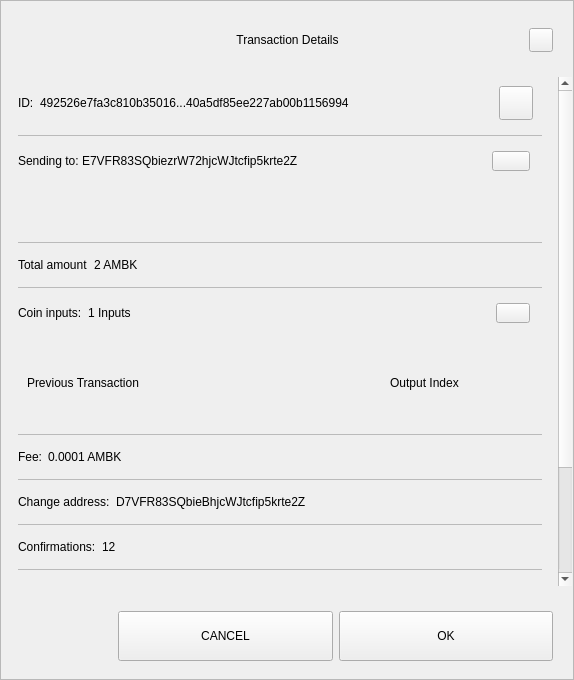
<?xml version="1.0" encoding="UTF-8"?>
<ui version="4.0">
 <class>TxDetailDialog</class>
 <widget class="QWidget" name="TxDetailDialog">
  <property name="geometry">
   <rect>
    <x>0</x>
    <y>0</y>
    <width>574</width>
    <height>680</height>
   </rect>
  </property>
  <property name="sizePolicy">
   <sizepolicy hsizetype="Preferred" vsizetype="Expanding">
    <horstretch>0</horstretch>
    <verstretch>0</verstretch>
   </sizepolicy>
  </property>
  <property name="minimumSize">
   <size>
    <width>574</width>
    <height>500</height>
   </size>
  </property>
  <property name="windowTitle">
   <string>Form</string>
  </property>
  <property name="styleSheet">
   <string notr="true"/>
  </property>
  <layout class="QVBoxLayout" name="verticalLayout_3">
   <property name="spacing">
    <number>0</number>
   </property>
   <property name="leftMargin">
    <number>0</number>
   </property>
   <property name="topMargin">
    <number>0</number>
   </property>
   <property name="rightMargin">
    <number>0</number>
   </property>
   <property name="bottomMargin">
    <number>0</number>
   </property>
   <item>
    <widget class="QFrame" name="frame">
     <property name="sizePolicy">
      <sizepolicy hsizetype="Preferred" vsizetype="Expanding">
       <horstretch>0</horstretch>
       <verstretch>0</verstretch>
      </sizepolicy>
     </property>
     <property name="styleSheet">
      <string notr="true"/>
     </property>
     <property name="frameShape">
      <enum>QFrame::StyledPanel</enum>
     </property>
     <property name="frameShadow">
      <enum>QFrame::Raised</enum>
     </property>
     <layout class="QVBoxLayout" name="verticalLayout">
      <property name="leftMargin">
       <number>0</number>
      </property>
      <property name="rightMargin">
       <number>0</number>
      </property>
      <item>
       <layout class="QHBoxLayout" name="horizontalLayout_3">
        <property name="spacing">
         <number>0</number>
        </property>
        <property name="leftMargin">
         <number>20</number>
        </property>
        <property name="topMargin">
         <number>10</number>
        </property>
        <property name="rightMargin">
         <number>20</number>
        </property>
        <item>
         <spacer name="horizontalSpacer_1">
          <property name="orientation">
           <enum>Qt::Horizontal</enum>
          </property>
          <property name="sizeHint" stdset="0">
           <size>
            <width>40</width>
            <height>20</height>
           </size>
          </property>
         </spacer>
        </item>
        <item>
         <widget class="QLabel" name="labelTitle">
          <property name="minimumSize">
           <size>
            <width>0</width>
            <height>40</height>
           </size>
          </property>
          <property name="maximumSize">
           <size>
            <width>16777215</width>
            <height>40</height>
           </size>
          </property>
          <property name="styleSheet">
           <string notr="true">padding-left:24px;</string>
          </property>
          <property name="text">
           <string>Transaction Details</string>
          </property>
          <property name="alignment">
           <set>Qt::AlignCenter</set>
          </property>
          <property name="margin">
           <number>7</number>
          </property>
         </widget>
        </item>
        <item>
         <spacer name="horizontalSpacer_2">
          <property name="orientation">
           <enum>Qt::Horizontal</enum>
          </property>
          <property name="sizeHint" stdset="0">
           <size>
            <width>40</width>
            <height>20</height>
           </size>
          </property>
         </spacer>
        </item>
        <item>
         <widget class="QPushButton" name="btnEsc">
          <property name="minimumSize">
           <size>
            <width>24</width>
            <height>24</height>
           </size>
          </property>
          <property name="maximumSize">
           <size>
            <width>24</width>
            <height>24</height>
           </size>
          </property>
          <property name="focusPolicy">
           <enum>Qt::NoFocus</enum>
          </property>
          <property name="text">
           <string/>
          </property>
         </widget>
        </item>
       </layout>
      </item>
      <item>
       <spacer name="verticalSpacer">
        <property name="orientation">
         <enum>Qt::Vertical</enum>
        </property>
        <property name="sizeType">
         <enum>QSizePolicy::Fixed</enum>
        </property>
        <property name="sizeHint" stdset="0">
         <size>
          <width>20</width>
          <height>10</height>
         </size>
        </property>
       </spacer>
      </item>
      <item>
       <widget class="QWidget" name="layoutScroll" native="true">
        <property name="minimumSize">
         <size>
          <width>0</width>
          <height>0</height>
         </size>
        </property>
        <layout class="QVBoxLayout" name="verticalLayout_4">
         <property name="leftMargin">
          <number>0</number>
         </property>
         <property name="topMargin">
          <number>0</number>
         </property>
         <property name="rightMargin">
          <number>0</number>
         </property>
         <item>
          <widget class="QScrollArea" name="scrollArea">
           <property name="styleSheet">
            <string notr="true">#scrollArea {
background:transparent;
}</string>
           </property>
           <property name="horizontalScrollBarPolicy">
            <enum>Qt::ScrollBarAlwaysOff</enum>
           </property>
           <property name="sizeAdjustPolicy">
            <enum>QAbstractScrollArea::AdjustIgnored</enum>
           </property>
           <property name="widgetResizable">
            <bool>true</bool>
           </property>
           <property name="alignment">
            <set>Qt::AlignLeading|Qt::AlignLeft|Qt::AlignTop</set>
           </property>
           <widget class="QWidget" name="scrollAreaWidgetContents">
            <property name="geometry">
             <rect>
              <x>0</x>
              <y>0</y>
              <width>556</width>
              <height>672</height>
             </rect>
            </property>
            <property name="autoFillBackground">
             <bool>false</bool>
            </property>
            <property name="styleSheet">
             <string notr="true">#scrollAreaWidgetContents {
background:transparent;
}</string>
            </property>
            <layout class="QVBoxLayout" name="verticalLayout_7">
             <property name="spacing">
              <number>0</number>
             </property>
             <property name="sizeConstraint">
              <enum>QLayout::SetDefaultConstraint</enum>
             </property>
             <property name="leftMargin">
              <number>0</number>
             </property>
             <property name="topMargin">
              <number>0</number>
             </property>
             <property name="rightMargin">
              <number>0</number>
             </property>
             <property name="bottomMargin">
              <number>0</number>
             </property>
             <item>
              <widget class="QWidget" name="content" native="true">
               <layout class="QVBoxLayout" name="verticalLayout_2">
                <property name="leftMargin">
                 <number>16</number>
                </property>
                <property name="topMargin">
                 <number>0</number>
                </property>
                <property name="rightMargin">
                 <number>16</number>
                </property>
                <item>
                 <widget class="QWidget" name="contentID" native="true">
                  <layout class="QHBoxLayout" name="horizontalLayout_12" stretch="0,1,0">
                   <property name="leftMargin">
                    <number>0</number>
                   </property>
                   <item>
                    <widget class="QLabel" name="labelId">
                     <property name="maximumSize">
                      <size>
                       <width>16777215</width>
                       <height>16777215</height>
                      </size>
                     </property>
                     <property name="text">
                      <string>ID:</string>
                     </property>
                    </widget>
                   </item>
                   <item>
                    <widget class="QLabel" name="textId">
                     <property name="text">
                      <string>492526e7fa3c810b35016...40a5df85ee227ab00b1156994</string>
                     </property>
                    </widget>
                   </item>
                   <item>
                    <widget class="QPushButton" name="pushCopy">
                     <property name="minimumSize">
                      <size>
                       <width>34</width>
                       <height>34</height>
                      </size>
                     </property>
                     <property name="maximumSize">
                      <size>
                       <width>34</width>
                       <height>34</height>
                      </size>
                     </property>
                     <property name="focusPolicy">
                      <enum>Qt::NoFocus</enum>
                     </property>
                     <property name="text">
                      <string/>
                     </property>
                     <property name="iconSize">
                      <size>
                       <width>24</width>
                       <height>24</height>
                      </size>
                     </property>
                    </widget>
                   </item>
                  </layout>
                 </widget>
                </item>
                <item>
                 <widget class="QLabel" name="labelDivider9">
                  <property name="maximumSize">
                   <size>
                    <width>16777215</width>
                    <height>1</height>
                   </size>
                  </property>
                  <property name="styleSheet">
                   <string notr="true">background-color:#bababa;</string>
                  </property>
                  <property name="text">
                   <string/>
                  </property>
                 </widget>
                </item>
                <item>
                 <widget class="QWidget" name="contentOutputs" native="true">
                  <layout class="QHBoxLayout" name="horizontalLayout_11" stretch="0,3,0">
                   <property name="spacing">
                    <number>0</number>
                   </property>
                   <property name="leftMargin">
                    <number>0</number>
                   </property>
                   <property name="rightMargin">
                    <number>12</number>
                   </property>
                   <item>
                    <widget class="QLabel" name="labelSend">
                     <property name="maximumSize">
                      <size>
                       <width>16777215</width>
                       <height>16777215</height>
                      </size>
                     </property>
                     <property name="text">
                      <string>Sending to: </string>
                     </property>
                    </widget>
                   </item>
                   <item>
                    <widget class="QLabel" name="textSend">
                     <property name="text">
                      <string>E7VFR83SQbiezrW72hjcWJtcfip5krte2Z </string>
                     </property>
                    </widget>
                   </item>
                   <item>
                    <widget class="QPushButton" name="pushOutputs">
                     <property name="minimumSize">
                      <size>
                       <width>34</width>
                       <height>20</height>
                      </size>
                     </property>
                     <property name="maximumSize">
                      <size>
                       <width>38</width>
                       <height>20</height>
                      </size>
                     </property>
                     <property name="focusPolicy">
                      <enum>Qt::NoFocus</enum>
                     </property>
                     <property name="styleSheet">
                      <string notr="true"/>
                     </property>
                     <property name="text">
                      <string/>
                     </property>
                    </widget>
                   </item>
                  </layout>
                 </widget>
                </item>
                <item>
                 <widget class="QScrollArea" name="outputsScrollArea">
                  <property name="minimumSize">
                   <size>
                    <width>0</width>
                    <height>50</height>
                   </size>
                  </property>
                  <property name="styleSheet">
                   <string notr="true">#outputsScrollArea {
background:transparent;
}</string>
                  </property>
                  <property name="widgetResizable">
                   <bool>true</bool>
                  </property>
                  <widget class="QWidget" name="container_outputs_base">
                   <property name="geometry">
                    <rect>
                     <x>0</x>
                     <y>0</y>
                     <width>522</width>
                     <height>48</height>
                    </rect>
                   </property>
                   <property name="styleSheet">
                    <string notr="true">#container_outputs_base {
background:transparent;
}</string>
                   </property>
                  </widget>
                 </widget>
                </item>
                <item>
                 <widget class="QLabel" name="labelDivider8">
                  <property name="maximumSize">
                   <size>
                    <width>16777215</width>
                    <height>1</height>
                   </size>
                  </property>
                  <property name="styleSheet">
                   <string notr="true">background-color:#bababa;</string>
                  </property>
                  <property name="text">
                   <string/>
                  </property>
                 </widget>
                </item>
                <item>
                 <widget class="QWidget" name="contentAmount" native="true">
                  <layout class="QHBoxLayout" name="horizontalLayout_4" stretch="0,1">
                   <property name="leftMargin">
                    <number>0</number>
                   </property>
                   <item>
                    <widget class="QLabel" name="labelAmount">
                     <property name="maximumSize">
                      <size>
                       <width>16777215</width>
                       <height>16777215</height>
                      </size>
                     </property>
                     <property name="text">
                      <string>Total amount</string>
                     </property>
                    </widget>
                   </item>
                   <item>
                    <widget class="QLabel" name="textAmount">
                     <property name="text">
                      <string>2 AMBK</string>
                     </property>
                    </widget>
                   </item>
                  </layout>
                 </widget>
                </item>
                <item>
                 <widget class="QLabel" name="labelDivider6">
                  <property name="maximumSize">
                   <size>
                    <width>16777215</width>
                    <height>1</height>
                   </size>
                  </property>
                  <property name="styleSheet">
                   <string notr="true">background-color:#bababa;</string>
                  </property>
                  <property name="text">
                   <string/>
                  </property>
                 </widget>
                </item>
                <item>
                 <widget class="QWidget" name="contentInputs" native="true">
                  <layout class="QHBoxLayout" name="horizontalLayout" stretch="0,2,0">
                   <property name="leftMargin">
                    <number>0</number>
                   </property>
                   <property name="rightMargin">
                    <number>12</number>
                   </property>
                   <item>
                    <widget class="QLabel" name="labelInputs">
                     <property name="sizePolicy">
                      <sizepolicy hsizetype="Minimum" vsizetype="Preferred">
                       <horstretch>0</horstretch>
                       <verstretch>0</verstretch>
                      </sizepolicy>
                     </property>
                     <property name="maximumSize">
                      <size>
                       <width>16777215</width>
                       <height>16777215</height>
                      </size>
                     </property>
                     <property name="text">
                      <string>Coin inputs:</string>
                     </property>
                    </widget>
                   </item>
                   <item>
                    <widget class="QLabel" name="textInputs">
                     <property name="text">
                      <string>1 Inputs</string>
                     </property>
                    </widget>
                   </item>
                   <item>
                    <widget class="QPushButton" name="pushInputs">
                     <property name="maximumSize">
                      <size>
                       <width>34</width>
                       <height>20</height>
                      </size>
                     </property>
                     <property name="focusPolicy">
                      <enum>Qt::NoFocus</enum>
                     </property>
                     <property name="styleSheet">
                      <string notr="true"/>
                     </property>
                     <property name="text">
                      <string/>
                     </property>
                    </widget>
                   </item>
                  </layout>
                 </widget>
                </item>
                <item>
                 <widget class="QFrame" name="gridInputs">
                  <property name="sizePolicy">
                   <sizepolicy hsizetype="Preferred" vsizetype="MinimumExpanding">
                    <horstretch>0</horstretch>
                    <verstretch>0</verstretch>
                   </sizepolicy>
                  </property>
                  <property name="minimumSize">
                   <size>
                    <width>0</width>
                    <height>90</height>
                   </size>
                  </property>
                  <layout class="QGridLayout" name="gridLayoutInput" columnstretch="5,2" rowminimumheight="0">
                   <property name="sizeConstraint">
                    <enum>QLayout::SetMaximumSize</enum>
                   </property>
                   <property name="verticalSpacing">
                    <number>0</number>
                   </property>
                   <item row="0" column="0" alignment="Qt::AlignLeft">
                    <widget class="QLabel" name="labelTitlePrevTx">
                     <property name="text">
                      <string>Previous Transaction</string>
                     </property>
                    </widget>
                   </item>
                   <item row="0" column="1" alignment="Qt::AlignLeft">
                    <widget class="QLabel" name="labelOutputIndex">
                     <property name="text">
                      <string>Output Index</string>
                     </property>
                     <property name="alignment">
                      <set>Qt::AlignCenter</set>
                     </property>
                    </widget>
                   </item>
                  </layout>
                 </widget>
                </item>
                <item>
                 <widget class="QLabel" name="labelDivider1">
                  <property name="maximumSize">
                   <size>
                    <width>16777215</width>
                    <height>1</height>
                   </size>
                  </property>
                  <property name="styleSheet">
                   <string notr="true">background-color:#bababa;</string>
                  </property>
                  <property name="text">
                   <string/>
                  </property>
                 </widget>
                </item>
                <item>
                 <widget class="QWidget" name="contentFee" native="true">
                  <layout class="QHBoxLayout" name="horizontalLayout_7" stretch="0,1">
                   <property name="leftMargin">
                    <number>0</number>
                   </property>
                   <item>
                    <widget class="QLabel" name="labelFee">
                     <property name="maximumSize">
                      <size>
                       <width>16777215</width>
                       <height>16777215</height>
                      </size>
                     </property>
                     <property name="text">
                      <string>Fee:</string>
                     </property>
                    </widget>
                   </item>
                   <item>
                    <widget class="QLabel" name="textFee">
                     <property name="text">
                      <string>0.0001 AMBK</string>
                     </property>
                    </widget>
                   </item>
                  </layout>
                 </widget>
                </item>
                <item>
                 <widget class="QLabel" name="labelDivider2">
                  <property name="maximumSize">
                   <size>
                    <width>16777215</width>
                    <height>1</height>
                   </size>
                  </property>
                  <property name="styleSheet">
                   <string notr="true">background-color:#bababa;</string>
                  </property>
                  <property name="text">
                   <string/>
                  </property>
                 </widget>
                </item>
                <item>
                 <widget class="QWidget" name="contentChangeAddress" native="true">
                  <layout class="QHBoxLayout" name="horizontalLayout_6" stretch="0,1">
                   <property name="leftMargin">
                    <number>0</number>
                   </property>
                   <item>
                    <widget class="QLabel" name="labelChange">
                     <property name="maximumSize">
                      <size>
                       <width>16777215</width>
                       <height>16777215</height>
                      </size>
                     </property>
                     <property name="text">
                      <string>Change address:</string>
                     </property>
                    </widget>
                   </item>
                   <item>
                    <widget class="QLabel" name="textChange">
                     <property name="text">
                      <string>D7VFR83SQbieBhjcWJtcfip5krte2Z </string>
                     </property>
                    </widget>
                   </item>
                  </layout>
                 </widget>
                </item>
                <item>
                 <widget class="QLabel" name="labelDivider4">
                  <property name="maximumSize">
                   <size>
                    <width>16777215</width>
                    <height>1</height>
                   </size>
                  </property>
                  <property name="styleSheet">
                   <string notr="true">background-color:#bababa;</string>
                  </property>
                  <property name="text">
                   <string/>
                  </property>
                 </widget>
                </item>
                <item>
                 <widget class="QWidget" name="contentConfirmations" native="true">
                  <layout class="QHBoxLayout" name="horizontalLayout_8" stretch="0,1">
                   <property name="leftMargin">
                    <number>0</number>
                   </property>
                   <item>
                    <widget class="QLabel" name="labelConfirmations">
                     <property name="maximumSize">
                      <size>
                       <width>16777215</width>
                       <height>16777215</height>
                      </size>
                     </property>
                     <property name="text">
                      <string>Confirmations:</string>
                     </property>
                    </widget>
                   </item>
                   <item>
                    <widget class="QLabel" name="textConfirmations">
                     <property name="text">
                      <string>12</string>
                     </property>
                    </widget>
                   </item>
                  </layout>
                 </widget>
                </item>
                <item>
                 <widget class="QLabel" name="labelDivider7">
                  <property name="maximumSize">
                   <size>
                    <width>16777215</width>
                    <height>1</height>
                   </size>
                  </property>
                  <property name="styleSheet">
                   <string notr="true">background-color:#bababa;</string>
                  </property>
                  <property name="text">
                   <string/>
                  </property>
                 </widget>
                </item>
                <item>
                 <widget class="QWidget" name="contentSize" native="true">
                  <layout class="QHBoxLayout" name="horizontalLayout_9" stretch="0,1">
                   <property name="leftMargin">
                    <number>0</number>
                   </property>
                   <item>
                    <widget class="QLabel" name="labelSize">
                     <property name="maximumSize">
                      <size>
                       <width>16777215</width>
                       <height>16777215</height>
                      </size>
                     </property>
                     <property name="text">
                      <string>Size:</string>
                     </property>
                    </widget>
                   </item>
                   <item>
                    <widget class="QLabel" name="textSize">
                     <property name="text">
                      <string>2 kB</string>
                     </property>
                    </widget>
                   </item>
                  </layout>
                 </widget>
                </item>
                <item>
                 <widget class="QLabel" name="labelDivider3">
                  <property name="maximumSize">
                   <size>
                    <width>16777215</width>
                    <height>1</height>
                   </size>
                  </property>
                  <property name="styleSheet">
                   <string notr="true">background-color:#bababa;</string>
                  </property>
                  <property name="text">
                   <string/>
                  </property>
                 </widget>
                </item>
                <item>
                 <widget class="QWidget" name="contentDate" native="true">
                  <layout class="QHBoxLayout" name="horizontalLayout_5" stretch="0,1">
                   <property name="leftMargin">
                    <number>0</number>
                   </property>
                   <item>
                    <widget class="QLabel" name="labelDate">
                     <property name="maximumSize">
                      <size>
                       <width>16777215</width>
                       <height>16777215</height>
                      </size>
                     </property>
                     <property name="text">
                      <string>Date:</string>
                     </property>
                    </widget>
                   </item>
                   <item>
                    <widget class="QLabel" name="textDate">
                     <property name="text">
                      <string>May 25, 2017</string>
                     </property>
                    </widget>
                   </item>
                  </layout>
                 </widget>
                </item>
                <item>
                 <widget class="QLabel" name="labelDivider5">
                  <property name="maximumSize">
                   <size>
                    <width>16777215</width>
                    <height>1</height>
                   </size>
                  </property>
                  <property name="styleSheet">
                   <string notr="true">background-color:#bababa;</string>
                  </property>
                  <property name="text">
                   <string/>
                  </property>
                 </widget>
                </item>
                <item>
                 <widget class="QWidget" name="contentStatus" native="true">
                  <layout class="QHBoxLayout" name="horizontalLayout_10" stretch="0,1">
                   <property name="leftMargin">
                    <number>0</number>
                   </property>
                   <item>
                    <widget class="QLabel" name="labelStatus">
                     <property name="maximumSize">
                      <size>
                       <width>16777215</width>
                       <height>16777215</height>
                      </size>
                     </property>
                     <property name="text">
                      <string>Status:</string>
                     </property>
                    </widget>
                   </item>
                   <item>
                    <widget class="QLabel" name="textStatus">
                     <property name="text">
                      <string>Spendable</string>
                     </property>
                    </widget>
                   </item>
                  </layout>
                 </widget>
                </item>
                <item>
                 <spacer name="verticalSpacer_2">
                  <property name="orientation">
                   <enum>Qt::Vertical</enum>
                  </property>
                  <property name="sizeType">
                   <enum>QSizePolicy::Expanding</enum>
                  </property>
                  <property name="sizeHint" stdset="0">
                   <size>
                    <width>20</width>
                    <height>10</height>
                   </size>
                  </property>
                 </spacer>
                </item>
                <item>
                 <widget class="QLabel" name="labelWarning">
                  <property name="text">
                   <string>TextLabel</string>
                  </property>
                  <property name="alignment">
                   <set>Qt::AlignCenter</set>
                  </property>
                 </widget>
                </item>
               </layout>
              </widget>
             </item>
            </layout>
           </widget>
          </widget>
         </item>
        </layout>
       </widget>
      </item>
      <item>
       <widget class="QWidget" name="containerButtons" native="true">
        <layout class="QHBoxLayout" name="horizontalLayout1" stretch="1,2,2">
         <property name="leftMargin">
          <number>10</number>
         </property>
         <property name="rightMargin">
          <number>20</number>
         </property>
         <item>
          <spacer name="horizontalSpacer_3">
           <property name="orientation">
            <enum>Qt::Horizontal</enum>
           </property>
           <property name="sizeHint" stdset="0">
            <size>
             <width>40</width>
             <height>20</height>
            </size>
           </property>
          </spacer>
         </item>
         <item>
          <widget class="QPushButton" name="btnCancel">
           <property name="minimumSize">
            <size>
             <width>200</width>
             <height>50</height>
            </size>
           </property>
           <property name="focusPolicy">
            <enum>Qt::NoFocus</enum>
           </property>
           <property name="text">
            <string>CANCEL</string>
           </property>
          </widget>
         </item>
         <item>
          <widget class="QPushButton" name="btnSave">
           <property name="minimumSize">
            <size>
             <width>200</width>
             <height>50</height>
            </size>
           </property>
           <property name="focusPolicy">
            <enum>Qt::NoFocus</enum>
           </property>
           <property name="text">
            <string>OK</string>
           </property>
          </widget>
         </item>
        </layout>
       </widget>
      </item>
     </layout>
    </widget>
   </item>
  </layout>
 </widget>
 <resources/>
 <connections/>
</ui>
